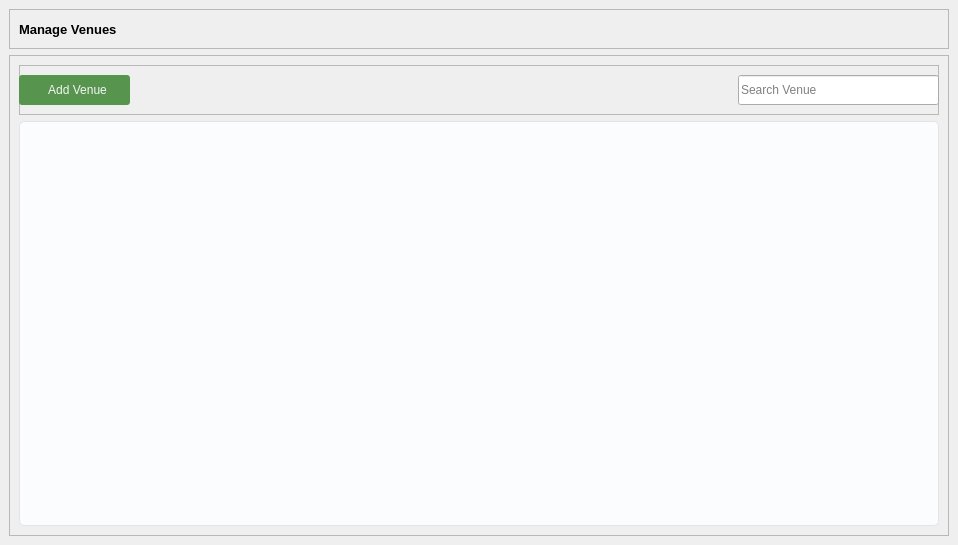
            <widget class="QWidget" name="venues_window">
             <layout class="QVBoxLayout" name="verticalLayout_20">
              <property name="spacing">
               <number>0</number>
              </property>
              <property name="leftMargin">
               <number>0</number>
              </property>
              <property name="topMargin">
               <number>0</number>
              </property>
              <property name="rightMargin">
               <number>0</number>
              </property>
              <property name="bottomMargin">
               <number>0</number>
              </property>
              <item alignment="Qt::AlignmentFlag::AlignHCenter|Qt::AlignmentFlag::AlignVCenter">
               <widget class="QWidget" name="container_6" native="true">
                <layout class="QVBoxLayout" name="verticalLayout_18">
                 <item>
                  <widget class="QFrame" name="title_container_5">
                   <property name="minimumSize">
                    <size>
                     <width>0</width>
                     <height>40</height>
                    </size>
                   </property>
                   <property name="maximumSize">
                    <size>
                     <width>16777215</width>
                     <height>40</height>
                    </size>
                   </property>
                   <property name="frameShape">
                    <enum>QFrame::Shape::StyledPanel</enum>
                   </property>
                   <property name="frameShadow">
                    <enum>QFrame::Shadow::Raised</enum>
                   </property>
                   <widget class="QLabel" name="title_5">
                    <property name="geometry">
                     <rect>
                      <x>10</x>
                      <y>10</y>
                      <width>251</width>
                      <height>21</height>
                     </rect>
                    </property>
                    <property name="font">
                     <font>
                      <pointsize>10</pointsize>
                      <bold>true</bold>
                     </font>
                    </property>
                    <property name="text">
                     <string>Manage Venues</string>
                    </property>
                   </widget>
                  </widget>
                 </item>
                 <item>
                  <widget class="QFrame" name="modules_cnt_5">
                   <property name="frameShape">
                    <enum>QFrame::Shape::StyledPanel</enum>
                   </property>
                   <property name="frameShadow">
                    <enum>QFrame::Shadow::Raised</enum>
                   </property>
                   <layout class="QVBoxLayout" name="verticalLayout_19">
                    <item>
                     <widget class="QFrame" name="module_header_cnt_5">
                      <property name="minimumSize">
                       <size>
                        <width>0</width>
                        <height>50</height>
                       </size>
                      </property>
                      <property name="maximumSize">
                       <size>
                        <width>16777215</width>
                        <height>50</height>
                       </size>
                      </property>
                      <property name="frameShape">
                       <enum>QFrame::Shape::StyledPanel</enum>
                      </property>
                      <property name="frameShadow">
                       <enum>QFrame::Shadow::Raised</enum>
                      </property>
                      <widget class="QPushButton" name="venues_add_btn">
                       <property name="geometry">
                        <rect>
                         <x>0</x>
                         <y>10</y>
                         <width>111</width>
                         <height>30</height>
                        </rect>
                       </property>
                       <property name="styleSheet">
                        <string notr="true">padding: 5px;
background: #57954F;
color: #F3F4F6;
border-radius: 3px;</string>
                       </property>
                       <property name="text">
                        <string>  Add Venue</string>
                       </property>
                       <property name="icon">
                        <iconset resource="../assets/icons.qrc">
                         <normaloff>:/icons/icons/plus.svg</normaloff>:/icons/icons/plus.svg</iconset>
                       </property>
                       <property name="iconSize">
                        <size>
                         <width>14</width>
                         <height>14</height>
                        </size>
                       </property>
                      </widget>
                      <widget class="QLineEdit" name="venues_search">
                       <property name="geometry">
                        <rect>
                         <x>719</x>
                         <y>10</y>
                         <width>201</width>
                         <height>30</height>
                        </rect>
                       </property>
                       <property name="placeholderText">
                        <string>Search Venue</string>
                       </property>
                      </widget>
                     </widget>
                    </item>
                    <item>
                     <widget class="QFrame" name="venues_table_container">
                      <property name="minimumSize">
                       <size>
                        <width>920</width>
                        <height>405</height>
                       </size>
                      </property>
                      <property name="maximumSize">
                       <size>
                        <width>920</width>
                        <height>16777215</height>
                       </size>
                      </property>
                      <property name="styleSheet">
                       <string notr="true">QWidget#venues_table_container{
background: #FBFCFE;
border-radius: 5px;
border: 1px solid #E3E4E6;
}</string>
                      </property>
                      <property name="frameShape">
                       <enum>QFrame::Shape::StyledPanel</enum>
                      </property>
                      <property name="frameShadow">
                       <enum>QFrame::Shadow::Raised</enum>
                      </property>
                      <layout class="QVBoxLayout" name="venues_table_layout">
                       <property name="spacing">
                        <number>0</number>
                       </property>
                       <property name="leftMargin">
                        <number>0</number>
                       </property>
                       <property name="topMargin">
                        <number>0</number>
                       </property>
                       <property name="rightMargin">
                        <number>0</number>
                       </property>
                       <property name="bottomMargin">
                        <number>0</number>
                       </property>
                      </layout>
                     </widget>
                    </item>
                   </layout>
                  </widget>
                 </item>
                </layout>
               </widget>
              </item>
             </layout>
            </widget>
